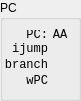
   <widget class="QGroupBox" name="gPC">
    <property name="geometry">
     <rect>
      <x>310</x>
      <y>0</y>
      <width>81</width>
      <height>101</height>
     </rect>
    </property>
    <property name="styleSheet">
     <string notr="true"/>
    </property>
    <property name="title">
     <string>PC</string>
    </property>
    <widget class="QLabel" name="PC_PC">
     <property name="geometry">
      <rect>
       <x>50</x>
       <y>29</y>
       <width>20</width>
       <height>12</height>
      </rect>
     </property>
     <property name="font">
      <font>
       <family>Monospace</family>
       <pointsize>9</pointsize>
      </font>
     </property>
     <property name="text">
      <string>AA</string>
     </property>
     <property name="alignment">
      <set>Qt::AlignCenter</set>
     </property>
    </widget>
    <widget class="QLabel" name="label_14">
     <property name="geometry">
      <rect>
       <x>8</x>
       <y>30</y>
       <width>40</width>
       <height>10</height>
      </rect>
     </property>
     <property name="font">
      <font>
       <family>Monospace</family>
       <pointsize>9</pointsize>
      </font>
     </property>
     <property name="text">
      <string>PC:</string>
     </property>
     <property name="alignment">
      <set>Qt::AlignRight|Qt::AlignTrailing|Qt::AlignVCenter</set>
     </property>
    </widget>
    <widget class="QLabel" name="label_15">
     <property name="geometry">
      <rect>
       <x>8</x>
       <y>39</y>
       <width>40</width>
       <height>20</height>
      </rect>
     </property>
     <property name="font">
      <font>
       <family>Monospace</family>
       <pointsize>9</pointsize>
      </font>
     </property>
     <property name="text">
      <string>ijump</string>
     </property>
     <property name="alignment">
      <set>Qt::AlignRight|Qt::AlignTrailing|Qt::AlignVCenter</set>
     </property>
    </widget>
    <widget class="MLed" name="led_PC_ijump">
     <property name="geometry">
      <rect>
       <x>54</x>
       <y>44</y>
       <width>10</width>
       <height>10</height>
      </rect>
     </property>
     <property name="text">
      <string/>
     </property>
     <property name="pixmap">
      <pixmap resource="assets.qrc">:/assets/leds/assets/leds/green_off.svg</pixmap>
     </property>
     <property name="scaledContents">
      <bool>true</bool>
     </property>
    </widget>
    <widget class="QLabel" name="label_16">
     <property name="geometry">
      <rect>
       <x>-3</x>
       <y>55</y>
       <width>51</width>
       <height>20</height>
      </rect>
     </property>
     <property name="font">
      <font>
       <family>Monospace</family>
       <pointsize>9</pointsize>
      </font>
     </property>
     <property name="text">
      <string>branch</string>
     </property>
     <property name="alignment">
      <set>Qt::AlignRight|Qt::AlignTrailing|Qt::AlignVCenter</set>
     </property>
    </widget>
    <widget class="MLed" name="led_PC_branch">
     <property name="geometry">
      <rect>
       <x>54</x>
       <y>60</y>
       <width>10</width>
       <height>10</height>
      </rect>
     </property>
     <property name="text">
      <string/>
     </property>
     <property name="pixmap">
      <pixmap resource="assets.qrc">:/assets/leds/assets/leds/green_off.svg</pixmap>
     </property>
     <property name="scaledContents">
      <bool>true</bool>
     </property>
    </widget>
    <widget class="QLabel" name="label_21">
     <property name="geometry">
      <rect>
       <x>-3</x>
       <y>71</y>
       <width>51</width>
       <height>20</height>
      </rect>
     </property>
     <property name="font">
      <font>
       <family>Monospace</family>
       <pointsize>9</pointsize>
      </font>
     </property>
     <property name="text">
      <string>wPC</string>
     </property>
     <property name="alignment">
      <set>Qt::AlignRight|Qt::AlignTrailing|Qt::AlignVCenter</set>
     </property>
    </widget>
    <widget class="MLed" name="led_PC_wPC">
     <property name="geometry">
      <rect>
       <x>54</x>
       <y>76</y>
       <width>10</width>
       <height>10</height>
      </rect>
     </property>
     <property name="text">
      <string/>
     </property>
     <property name="pixmap">
      <pixmap resource="assets.qrc">:/assets/leds/assets/leds/green_off.svg</pixmap>
     </property>
     <property name="scaledContents">
      <bool>true</bool>
     </property>
    </widget>
   </widget>
